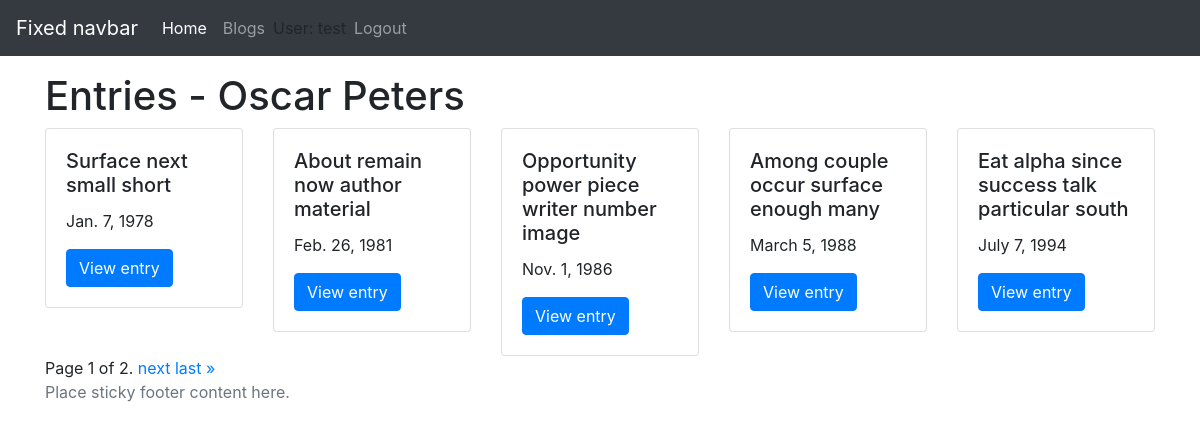
The app's page /blog/entries/author/4 (signed in) with its own data.
### blog/models.py (models this page shows, shortened)
class Author(models.Model):
    name = models.CharField(max_length=200)
    email = models.EmailField()

class Entry(models.Model):
    blog = models.ForeignKey(Blog, on_delete=models.CASCADE)
    headline = models.CharField(max_length=255)
    body_text = models.TextField()
    pub_date = models.DateField()
    mod_date = models.DateField(default=date.today)
    authors = models.ManyToManyField(Author)
    number_of_comments = models.IntegerField(default=0)
    number_of_pingbacks = models.IntegerField(default=0)
    rating = models.IntegerField(default=5)
    class Meta:
        ordering = ["pub_date", "-mod_date"]

### blog/views.py (the view)
class EntryAuthorListView(PermissionRequiredMixin, ListView):
    permission_required = ("blog.view_entry",)
    template_name = "blog/entry_list.html.j2"
    paginate_by = 5
    model = Entry
    def get_queryset(self):
        return super().get_queryset().filter(authors=self.kwargs["author_id"])
    def get_context_data(self, **kwargs):
        context = super().get_context_data(**kwargs)
        context["author"] = Author.objects.get(pk=self.kwargs["author_id"])
        return context

### templates/blog/entry_list.html.j2 (shortened to what this page needs)
{% extends "base.html.j2" %}
{% block content %}
  <div class="row mt-5 pt-4">
    <div class="col-sm">
    {% if blog %}
      <h1>Entries - {{ blog.name }}
        {% if perms.blog.add_entry %}
          <a href="{% url 'blog:entry_create' blog.pk %}" class="btn btn-primary">Create Entry</a>
        {% endif %}
      </h1>
      {% else %}
      <h1> Entries - {{ author.name }}</h1>
      {% endif %}
    </div>
  </div>
  <div class="row">
  {% for entry in page_obj %}
  <div class="col-sm">
    <div class="card">
      <div class="card-body">
        <h5 class="card-title">{{ entry.headline }}</h5>
        <p class="card-text">{{ entry.pub_date | date }}</p>
        <a href="{% url 'blog:entry_details' entry.blog.pk entry.pk %}" class="btn btn-primary">View entry</a>
      </div>
    </div>
  </div>
  {% empty %}
    <div class="col-sm">
      <h1 class="mt-5">There are currently no entries available</h1>
    </div>
  </div>
  {% endfor %}
  </div>
  <div class="row pagination">
    <div class="col-sm">
      <span class="step-links">
          <span class="current">
              Page {{ page_obj.number }} of {{ page_obj.paginator.num_pages }}.
          </span>
          {% if page_obj.has_next %}
              <a href="?page={{ page_obj.next_page_number }}">next</a>
              <a href="?page={{ page_obj.paginator.num_pages }}">last &raquo;</a>
          {% endif %}
      </span>
  </div>
</div>
{% endblock %}

### templates/base.html.j2 (shortened to what this page needs)
<!doctype html>
<html lang="en">
  <head>
    <link rel="stylesheet" href="https://maxcdn.bootstrapcdn.com/bootstrap/4.0.0/css/bootstrap.min.css">
  </head>
  <body>
    <header>
      <nav class="navbar navbar-expand-md navbar-dark fixed-top bg-dark">
        <a class="navbar-brand" href="#">Fixed navbar</a>
        <div class="collapse navbar-collapse" id="navbarCollapse">
          <ul class="navbar-nav mr-auto">
            <li class="nav-item active">
              <a class="nav-link" href="/blog/">Home <span class="sr-only">(current)</span></a>
            </li>
            <li class="nav-item">
              <a class="nav-link" href="/blog/">Blogs</a>
            </li>
            {% if user.is_authenticated %}
            <li class="nav-text my-2">
              User: {{ user.get_username }}
            </li>
            <a class="nav-link" href="{% url 'logout'%}?next={{request.path}}">Logout</a>
            {% else %}
            <a class="nav-link" href="{% url 'login'%}?next={{request.path}}">Login</a>
            {% endif %}
        </div>
      </nav>
    </header>
    <main role="main" class="container">
        {% block content %}{% endblock %}
    </main>
    <footer class="footer">
      <div class="container">
        <span class="text-muted">Place sticky footer content here.</span>
      </div>
    </footer>
  </body>
</html>

### records on screen
Author: name "Oscar Peters"
Entry: headline "Surface next small short", pub_date "Jan. 7, 1978"
Entry: headline "About remain now author material", pub_date "Feb. 26, 1981"
Entry: headline "Opportunity power piece writer number image", pub_date "Nov. 1, 1986"
Entry: headline "Among couple occur surface enough many", pub_date "March 5, 1988"
Entry: headline "Eat alpha since success talk particular south", pub_date "July 7, 1994"

### other values on screen
{{ user.get_username }} "test"
{{ page_obj.number }} "1"
{{ page_obj.paginator.num_pages }} "2"
